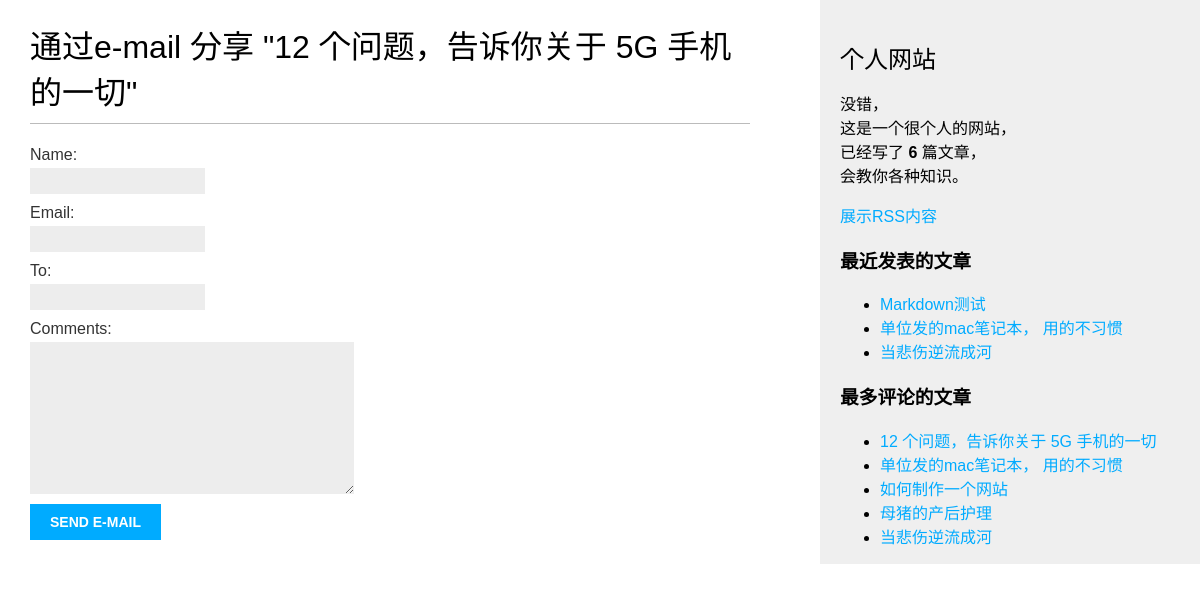
/blog/4/share/, run on the app's committed database.
### blog/models.py (models this page shows, shortened)
class Post(models.Model):
    STATUS_CHOICES=(
        ('draft','Draft'),
        ('published','Published'),
    )
    title=models.CharField(max_length=250)
    slug=models.SlugField(max_length=250,unique_for_date='publish')
    author=models.ForeignKey(User,on_delete=models.CASCADE,related_name='blog_posts')
    body=models.TextField()
    publish=models.DateTimeField(default=timezone.now)
    created=models.DateTimeField(auto_now_add=True)
    updated=models.DateTimeField(auto_now=True)
    status=models.CharField(max_length=10,choices=STATUS_CHOICES,default='draft')
    objects=models.Manager()
    published=PublishedManager()
    tags=TaggableManager()
    class Meta:
        ordering=('-publish',)
    def get_absolute_url(self):
        return reverse('blog:post_detail',args=[self.publish.year,self.publish.month,self.publish.day,self.slug])

### blog/views.py (the view)
# urls.py: path('<int:post_id>/share/',views.post_share,name='post_share'),
def post_share(request,post_id):
    post=get_object_or_404(Post,id=post_id,status='published')
    sent=False
    if request.method=='POST':
        form=EmailPostForm(request.POST)
        if form.is_valid():
            cd=form.cleaned_data
            post_url=request.build_absolute_uri(post.get_absolute_url())
            subject='{} ({}) recommends you reading "{}"'.format(cd['name'],cd['email'],post.title)
            message='Read "{}" at {}\n\n{}\'s comments:{}'.format(post.title,post_url,cd['name'],cd['comments'])
            send_mail(subject,message,cd['email'],[cd['to']])
            sent=True
    else:
        form=EmailPostForm()
    return render(request,'blog/post/share.html',{'posts':post,'form':form,'sent':sent})

### blog/froms.py
class EmailPostForm(forms.Form):
    name=forms.CharField(max_length=25)
    email=forms.EmailField()
    to=forms.EmailField()
    comments=forms.CharField(required=False,widget=forms.Textarea)

### blog/models.py (called while the page is built)
    def get_queryset(self):
        return super(PublishedManager,self).get_queryset().filter(status='published')

### blog/templatetags/blog_tags.py (called while the page is built)
@register.simple_tag
def total_posts():
    return Post.published.count()

@register.inclusion_tag('blog/post/latest_posts.html')
def show_latest_posts(count=5):
    lastest_posts=Post.published.order_by('-publish')[:count]
    return {'latest_posts':lastest_posts}

@register.simple_tag
def get_most_commented_posts(count=5):
    return Post.published.annotate(total_comments=Count('comments')).order_by('-total_comments')[:count]

### blog/templates/blog/post/share.html (shortened to what this page needs)
{% extends "blog/base.html" %}
{% block content %}
    {% if sent %}
        <h1>E-mail 发送成功!</h1>
        <p>
        "{{ posts.title }}" 已经成功发送给了 {{ form.changed_data.to }}。
        </p>
    {% else %}
        <h1>通过e-mail 分享 "{{ posts.title }}" </h1>
        <form action="." method="post">
                {% for field in form %}
                <div>
                    {{ field.label_tag }} {{ field }}
                </div>
                {% endfor %}
            <input type="submit" value="Send e-mail">
        </form>
    {% endif %}
{% endblock %}

### blog/templates/blog/base.html (shortened to what this page needs)
{% load blog_tags %}
{% load static %}
<!DOCTYPE html>
<html lang="en">
<head>
    <link href="{% static "css/blog.css" %}" rel="stylesheet">
</head>
<body>
<div id="content">
    {% block content %}
    {% endblock %}
</div>
<div id="sidebar">
    <h2>个人网站 </h2>
    <p>没错，<br>这是一个很个人的网站，<br>已经写了 <strong>{% total_posts %}</strong> 篇文章，<br>会教你各种知识。</p>
    <p><a href="{% url "blog:post_feed" %}">展示RSS内容</a></p>
    <h3>最近发表的文章</h3>
    {% show_latest_posts 3 %}
    <h3>最多评论的文章</h3>
    {% get_most_commented_posts as most_commented_posts %}
    <ul>
        {% for post in most_commented_posts %}
            <li>
            <a href="{{post.get_absolute_url}}">{{ post.title }}</a>
            </li>
        {% endfor %}
    </ul>
</div>
</body>
</html>

### blog/templates/blog/post/latest_posts.html
<ul>
    {% for post in latest_posts %}
        <li>
        <a href="{{ post.get_absolute_url }}">{{ post.title }}</a>
        </li>
    {% endfor %}
</ul>

### blog/static/css/blog.css (style rules this page uses)
body { margin:0; padding:0; font-family:helvetica, sans-serif; }
a { color:#00abff; text-decoration:none; }
h1 { font-weight:normal; border-bottom:1px solid #bbb; padding:0 0 10px 0; }
h2 { font-weight:normal; margin:30px 0 0; }
#content { float:left; width:60%; padding:0 0 0 30px; }
#sidebar { float:right; width:30%; padding-top:10px; padding-left:20px; background:#efefef; height:100%; }
label { float:left; clear:both; color:#333; margin-bottom:4px; }
input, textarea { clear:both; float:left; margin:0 0 10px; background:#ededed; border:0; padding:6px 10px; font-size:12px; }
input[type=submit] { font-weight:bold; background:#00abff; color:#fff; padding:10px 20px; font-size:14px; text-transform:uppercase; }

### data on the page
Post: title "12 个问题，告诉你关于 5G 手机的一切"
Post: title "Markdown测试"
Post: title "单位发的mac笔记本， 用的不习惯"
Post: title "当悲伤逆流成河"
Post: title "如何制作一个网站"
Post: title "母猪的产后护理"

### other printed values
{{ field.label_tag }} "Name:" "Email:" "To:" "Comments:"
